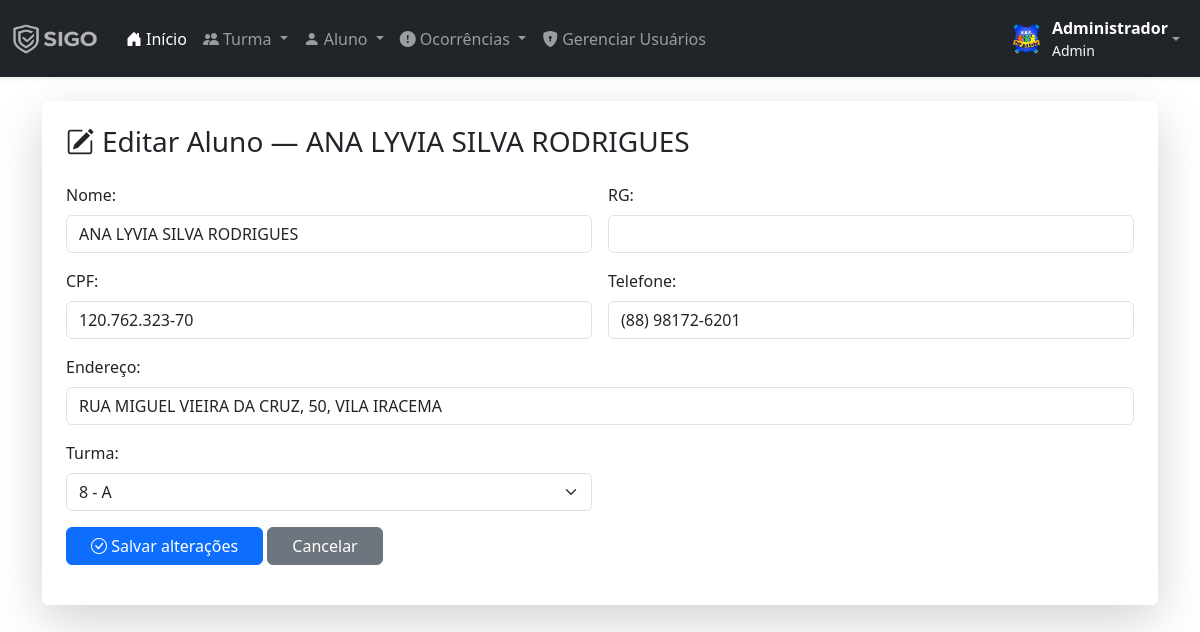
Page /sigo/editar-aluno.php?id=1 (signed in) on the committed database.
### tables this page shows
CREATE TABLE `alunos` (
  `id` int(11) NOT NULL,
  `nome` varchar(255) NOT NULL,
  `rg` varchar(30) NOT NULL,
  `cpf` varchar(20) NOT NULL,
  `endereco` varchar(255) NOT NULL,
  `tel` varchar(80) NOT NULL,
  `escolaridade` varchar(50) NOT NULL,
  `turma` int(11) NOT NULL
);

CREATE TABLE `turma` (
  `id` int(11) NOT NULL,
  `ano` int(11) NOT NULL,
  `turma` varchar(10) NOT NULL
);

### sigo/editar-aluno.php (the view, shortened to what this page needs)
<?php
require('includes/conexao.php');
$id = intval($_GET['id']);
$sql = "SELECT * FROM alunos WHERE id = $id LIMIT 1";
$result = mysqli_query($conn, $sql);
$al = mysqli_fetch_assoc($result);
include('layout/head.php');
include('layout/menu.php');
?>
<div class="container mt-4">
    <div class="card shadow-lg border-0">
        <div class="card-body p-4">
            <h3 class="mb-4">
                <i class="bi bi-pencil-square me-2"></i>Editar Aluno — <?= htmlspecialchars($al['nome']) ?>
            </h3>
            <form action="acoes/editar-aluno.php" method="POST" class="row g-3">
                <div class="col-md-6">
                    <label class="form-label">Nome:</label>
                    <input type="text" name="nome" class="form-control" value="<?= $al['nome'] ?>" required>
                </div>
                <div class="col-md-6">
                    <label class="form-label">RG:</label>
                    <input type="text" name="rg" class="form-control" value="<?= $al['rg'] ?>">
                </div>
                <div class="col-md-6">
                    <label class="form-label">CPF:</label>
                    <input type="text" name="cpf" id="cpf" class="form-control" value="<?= $al['cpf'] ?>">
                </div>
                <div class="col-md-6">
                    <label class="form-label">Telefone:</label>
                    <input type="text" name="tel" id="tel" class="form-control" value="<?= $al['tel'] ?>">
                </div>
                <div class="col-md-12">
                    <label class="form-label">Endereço:</label>
                    <input type="text" name="endereco" class="form-control"
                        value="<?= $al['endereco'] ?>">
                </div>
                <div class="col-md-6">
                    <label class="form-label">Turma:</label>
                    <select name="turma" class="form-select">
                        <?php
                        $res = mysqli_query($conn, "SELECT * FROM turma ORDER BY id ASC");
                        while ($t = mysqli_fetch_assoc($res)):
                        ?>
                            <option value="<?= $t['id'] ?>" <?= $t['id'] == $al['turma'] ? 'selected' : '' ?>>
                                <?= $t['ano'] ?> - <?= $t['turma'] ?>
                            </option>
                        <?php endwhile; ?>
                    </select>
                </div>
                <div class="col-md-12 mt-3">
                    <button class="btn btn-primary px-4">
                        <i class="bi bi-check-circle"></i> Salvar alterações
                    </button>
                    <a href="listar-alunos.php" class="btn btn-secondary px-4">Cancelar</a>
                </div>
            </form>
        </div>
    </div>
</div>

### rows in the picture
alunos: nome "ANA LYVIA SILVA RODRIGUES", cpf "120.762.323-70", tel "(88) 98172-6201", endereco "RUA MIGUEL VIEIRA DA CRUZ, 50, VILA IRACEMA", turma "8 - A"

### other values in the picture
$usuarioNome "Administrador"
$usuarioNivel "Admin"
